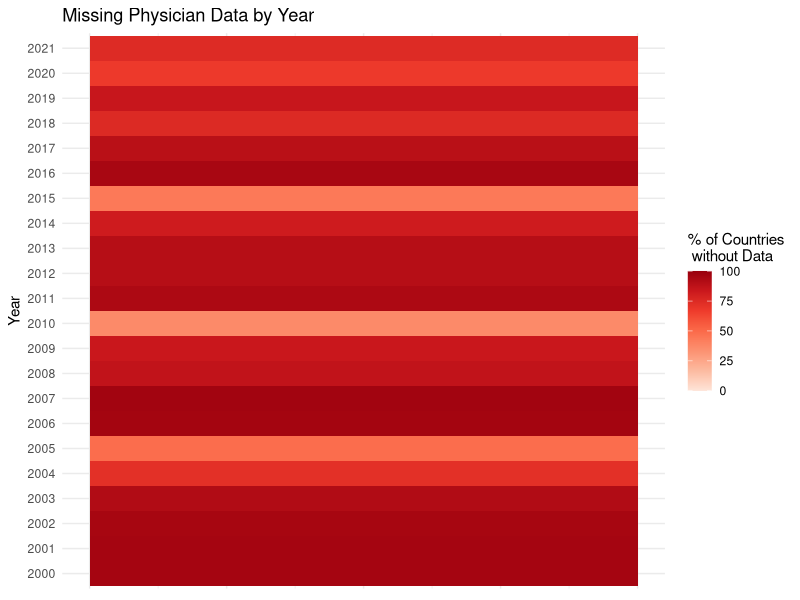

Write the R code that produced this figure.
## ---- chunk 1
library(dplyr)
library(ggplot2)
library(RColorBrewer)

#write.csv(un_health_personnel, "un_health_personnel.csv")

un_health_personnel <- read.csv("un_health_personnel.csv")

un_health_personnel |> 
  filter(Series == "Health personnel: Physicians (number)") |> 
  group_by(Year) |> 
  summarize(count=n()) |>
  mutate(missing_percent = 100 - (((count)/n_distinct(un_health_personnel$Region.Country.Area))*100)) |> 
  ungroup() -> un_health_personnel_number_summary

ggplot(data = un_health_personnel_number_summary, aes(x=1, y=as.factor(Year)))+
  geom_tile(aes(fill=missing_percent))+
  labs(y="Year", fill = "% of Countries\n without Data", title = "Missing Physician Data by Year")+
  scale_fill_distiller(palette = "Reds", direction = 1, limits = c(0,100))+
  theme_minimal()+
  theme(axis.title.x = element_blank(),
        axis.text.x = element_blank(),
        axis.ticks.x = element_blank())
